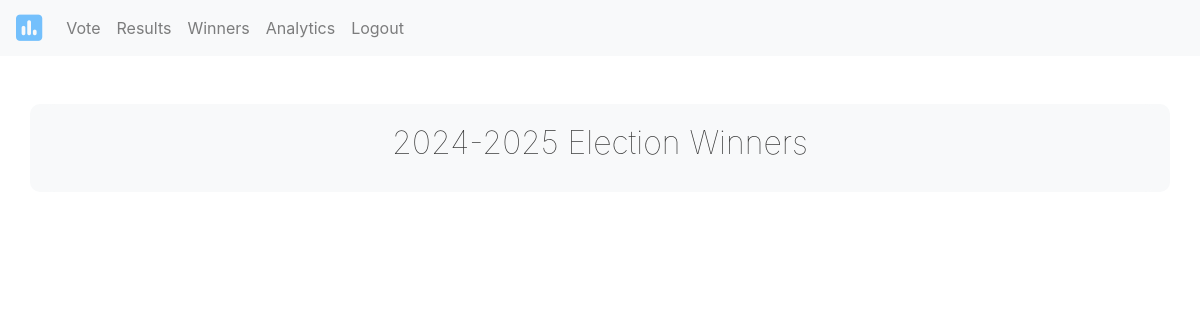
/winners/ (signed in), run on an earlier commit of the app's database.
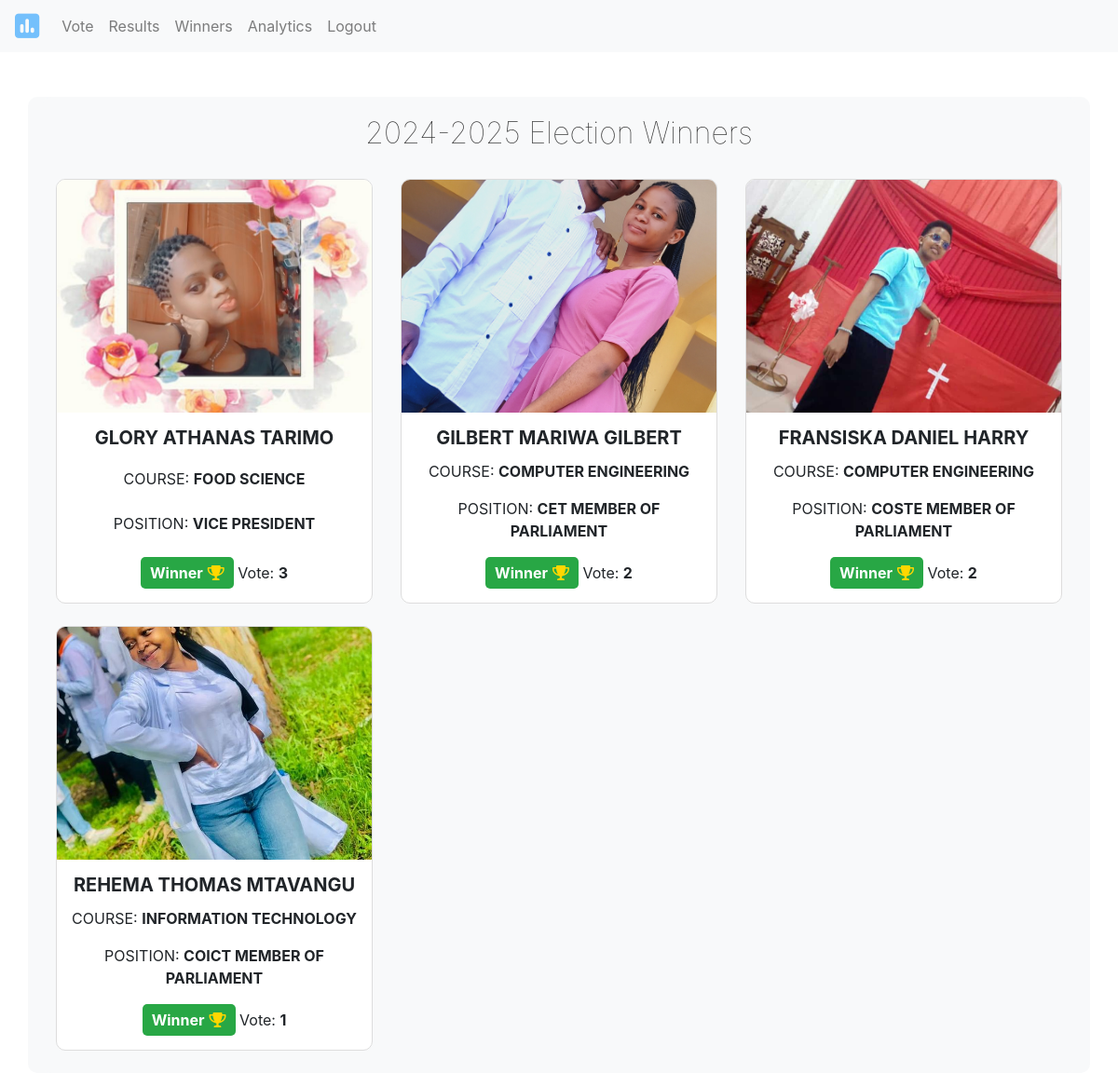
And on a later commit of the database.
### election/models.py (models this page shows, shortened)
class Candidate(models.Model):
    first_name = models.CharField(max_length=100, blank=False)
    middle_name = models.CharField(max_length=100, blank=True)
    last_name = models.CharField(max_length=100, blank=False)
    image = models.ImageField(upload_to='candidates/')
    course = models.CharField(max_length=100)
    level_of_study = models.CharField(max_length=100)
    year_of_study = models.CharField(max_length=50)
    position = models.CharField(max_length=100)
    category = models.ForeignKey(Category, on_delete=models.CASCADE, default=1)

### election/views.py (the view)
# urls.py: path('winners/', winners_view, name='winners'),
@login_required
def winners_view(request):
    tanzania_tz = pytz_timezone('Africa/Dar_es_Salaam')
    categories_with_candidates = Category.objects.filter(candidate__isnull=False).distinct()
    current_time = timezone.now().astimezone(tanzania_tz)
    all_winners = []
    for category in categories_with_candidates:
        if category.voting_end_time and current_time > category.voting_end_time:
            candidates = category.candidate_set.annotate(vote_count=Count('vote')).order_by('-vote_count')
            max_votes = candidates.first().vote_count if candidates else 0
            winners = candidates.filter(vote_count=max_votes)
            all_winners.extend(winners)  # Add winners to the list
    all_winners = list(dict.fromkeys(all_winners))
    return render(request, 'winners.html', {'winners': all_winners})

### election/templates/winners.html (shortened to what this page needs)
{% extends "base.html" %}
{% block content %}
<div class="container mt-5">
    <h2 class="text-center h1tag" id="election-heading"></h2>
    <div class="row">
        {% for candidate in winners %}
            <div class="col-md-4 mb-4">
                <div class="card">
                    <img src="{{ candidate.image.url }}" class="card-img-top" alt="Candidate Image">
                    <div class="card-body text-center">
                        <h5 class="card-title"><b>{{ candidate.first_name|upper }} {{ candidate.middle_name|upper }} {{ candidate.last_name|upper }}</b></h5>
                        <p class="card-text">COURSE: <b>{{ candidate.course|upper }}</b></p>
                        <p class="card-text">POSITION: <b>{{ candidate.position|upper }}</b></p>
                        <p class="card-text">
                            <span class="winner-badge">
                                Winner <i class="fas fa-trophy badge-icon"></i>
                            </span>
                            Vote: <b>{{ candidate.vote_count }}</b>
                        </p>
                    </div>
                </div>
            </div>
        {% endfor %}
    </div>
</div>
{% endblock %}

What changed in the data, as far as the page shows it:
now on this page (row unchanged): Candidate: image (picture), first_name "GLORY", middle_name "ATHANAS", last_name "TARIMO", course "FOOD SCIENCE", position "VICE PRESIDENT", vote_count "3"
now on this page (row unchanged): Candidate: image (picture), first_name "GILBERT", middle_name "MARIWA", last_name "GILBERT", course "COMPUTER ENGINEERING", position "CET MEMBER OF PARLIAMENT", vote_count "2"
now on this page (row edited): Candidate: image (picture), first_name "FRANSISKA", middle_name "DANIEL", last_name "HARRY", course "COMPUTER ENGINEERING", position "COSTE MEMBER OF PARLIAMENT", vote_count "2"
now on this page (row unchanged): Candidate: image (picture), first_name "REHEMA", middle_name "THOMAS", last_name "MTAVANGU", course "INFORMATION TECHNOLOGY", position "COICT MEMBER OF PARLIAMENT", vote_count "1"
